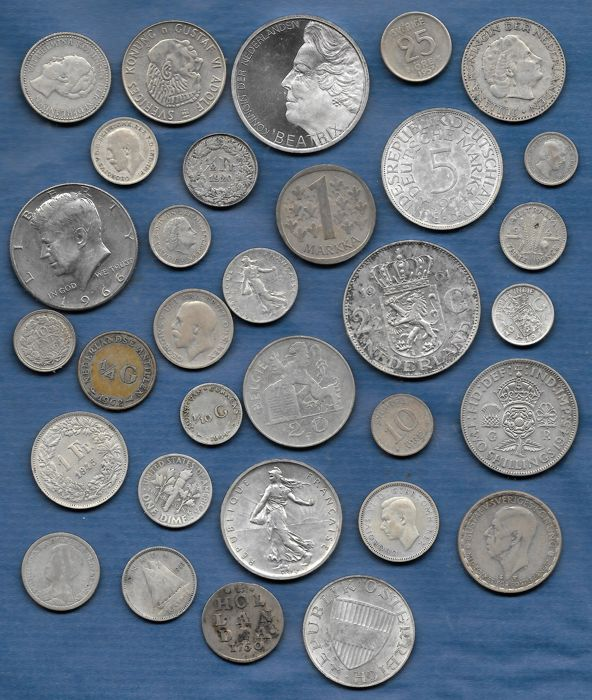
#> input picture opencv_learn/charpter17/water_coins.jpg, 592 x 700 px
$ python demo_17.03.py
#> lines starting #> are read from the running program, lines starting #| are printed output that depends on the picture; after the words box and inside, x2 and y2 are one past the last pixel; in counts of white or black regions, pixels touching at a corner belong together
import cv2
import numpy as np
import matplotlib.pyplot as plt

img = cv2.imread("water_coins.jpg")
#> img is the input picture: shape (700, 592, 3); mean B, G, R 134.9, 120.8, 108.1
gray = cv2.cvtColor(img, cv2.COLOR_BGR2GRAY)
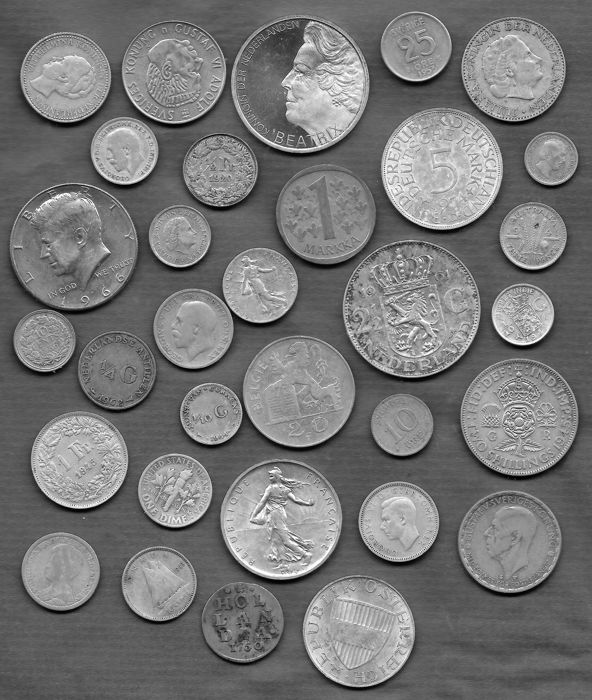
#> gray: shape (700, 592); min 0, max 255, mean 118.6
img = cv2.cvtColor(img, cv2.COLOR_BGR2RGB)
ishow = img.copy()
ret, thresh = cv2.threshold(gray, 0, 255, cv2.THRESH_BINARY_INV + cv2.THRESH_OTSU)
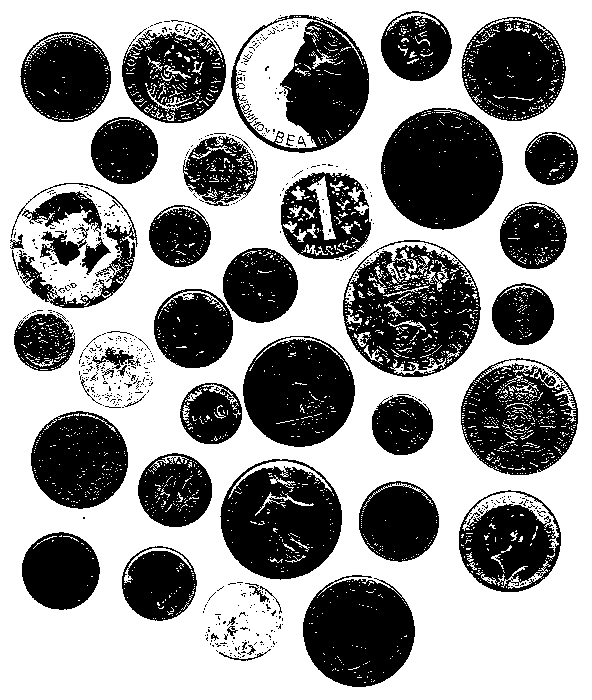
#> thresh: shape (700, 592); 59.3% white; 611 black regions (558 under 20 px), largest, box (x1, y1, x2, y2) and area: (381, 108, 503, 230) 11416, (343, 240, 481, 377) 11208, (220, 459, 342, 580) 10306
#> ret = 125
kernel = np.zeros((3, 3), np.uint8)
opening = cv2.morphologyEx(thresh, cv2.MORPH_OPEN, kernel, iterations=3)
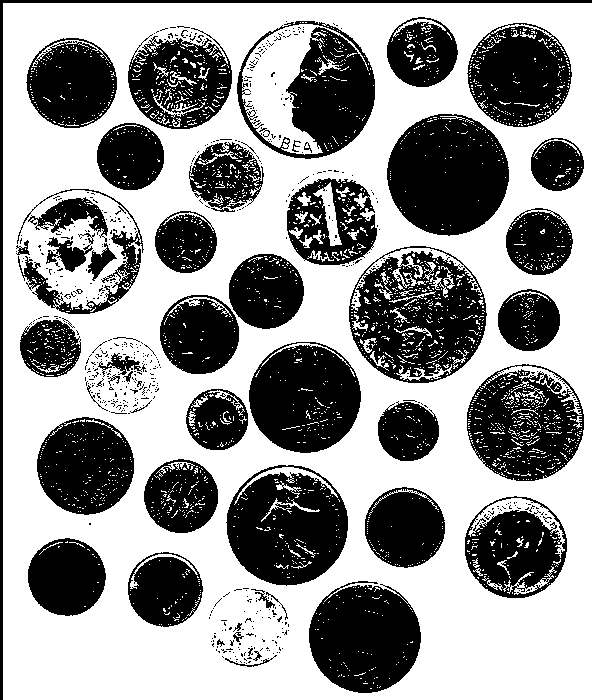
#> opening: shape (700, 592); 58.4% white; 612 black regions (558 under 20 px), largest, box (x1, y1, x2, y2) and area: (387, 114, 509, 236) 11416, (349, 246, 487, 383) 11208, (226, 465, 348, 586) 10306
bg = cv2.dilate(opening, kernel, iterations=3)
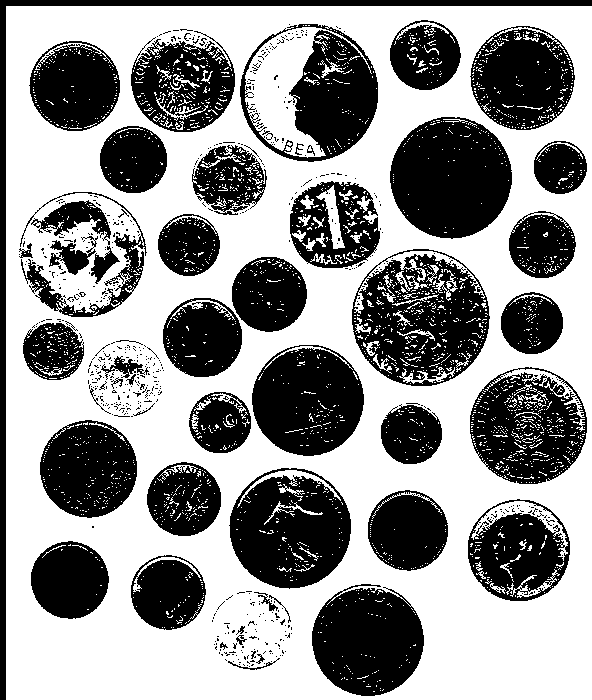
#> bg: shape (700, 592); 57.4% white; 612 black regions (558 under 20 px), largest, box (x1, y1, x2, y2) and area: (390, 117, 512, 239) 11416, (352, 249, 490, 386) 11208, (229, 468, 351, 589) 10306
dist = cv2.distanceTransform(opening, cv2.DIST_L2, 5)
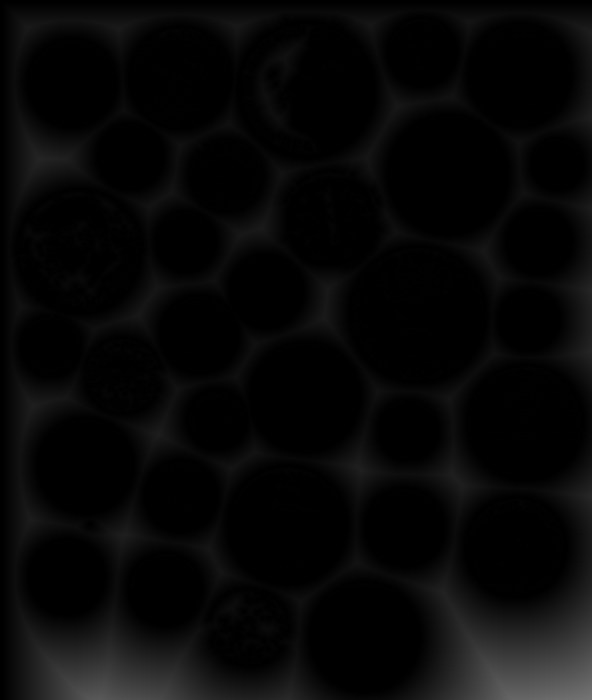
#> dist: shape (700, 592) float32; min 0, max 117.4, mean 7.6
ret, fore = cv2.threshold(dist, 0.7 * dist.max(), 255, 0)
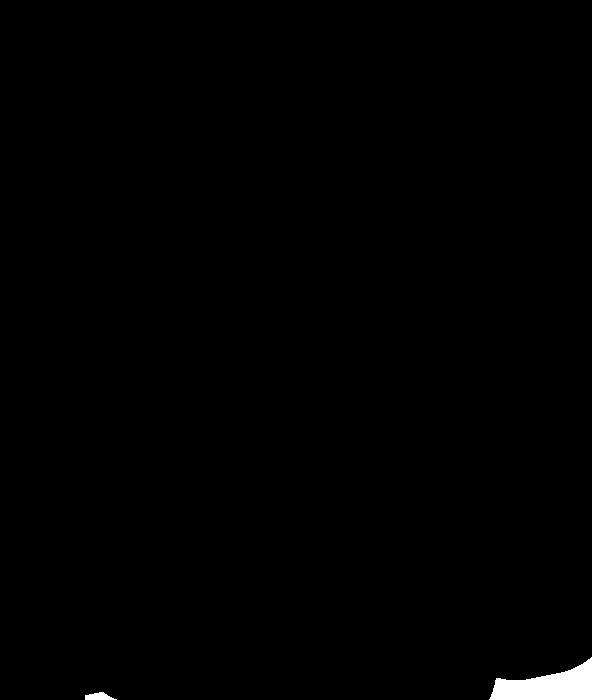
#> fore: shape (700, 592) float32; 0.66% white; 2 white regions, box (x1, y1, x2, y2) and area: (489, 657, 592, 700) 2570, (85, 692, 117, 700) 170
#> ret = 82.2
fore = np.uint8(fore)
un = cv2.subtract(bg, fore)
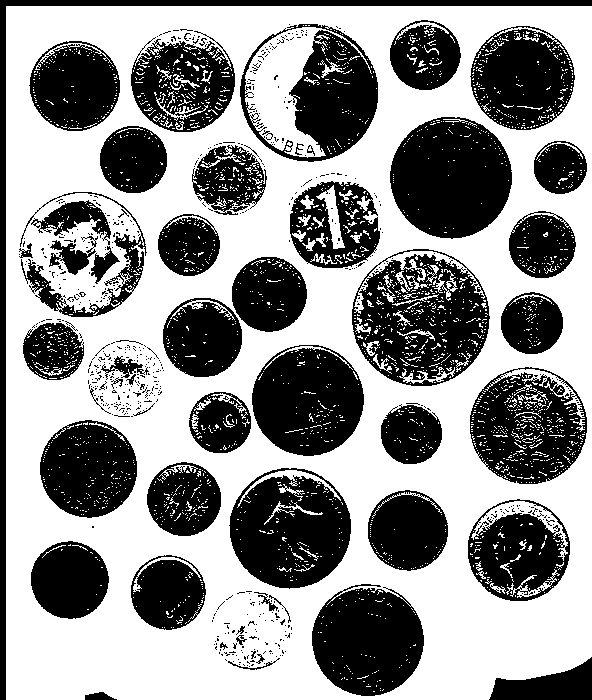
#> un: shape (700, 592); 56.8% white; 614 black regions (558 under 20 px), largest, box (x1, y1, x2, y2) and area: (390, 117, 512, 239) 11416, (352, 249, 490, 386) 11208, (229, 468, 351, 589) 10306

plt.subplot(221)
plt.imshow(ishow)
plt.axis("off")

plt.subplot(222)
plt.imshow(bg)
plt.axis("off")

plt.subplot(223)
plt.imshow(fore)
plt.axis("off")

plt.subplot(224)
plt.imshow(un)
plt.axis("off")

plt.show()
